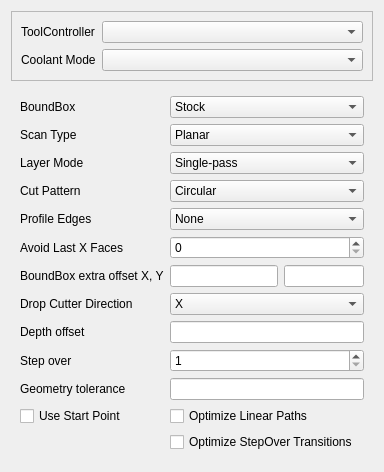
<?xml version="1.0" encoding="UTF-8"?>
<ui version="4.0">
 <class>Form</class>
 <widget class="QWidget" name="Form">
  <property name="geometry">
   <rect>
    <x>0</x>
    <y>0</y>
    <width>368</width>
    <height>442</height>
   </rect>
  </property>
  <property name="windowTitle">
   <string>Form</string>
  </property>
  <layout class="QGridLayout" name="gridLayout_2">
   <item row="0" column="0">
    <widget class="QFrame" name="frame_2">
     <property name="frameShape">
      <enum>QFrame::StyledPanel</enum>
     </property>
     <property name="frameShadow">
      <enum>QFrame::Raised</enum>
     </property>
     <layout class="QFormLayout" name="formLayout">
      <item row="0" column="0">
       <widget class="QLabel" name="toolController_label">
        <property name="text">
         <string>ToolController</string>
        </property>
       </widget>
      </item>
      <item row="0" column="1">
       <widget class="QComboBox" name="toolController">
        <property name="toolTip">
         <string>&lt;html&gt;&lt;head/&gt;&lt;body&gt;&lt;p&gt;The tool and its settings to be used for this operation.&lt;/p&gt;&lt;/body&gt;&lt;/html&gt;</string>
        </property>
       </widget>
      </item>
      <item row="1" column="0">
       <widget class="QLabel" name="coolantController_label">
        <property name="text">
         <string>Coolant Mode</string>
        </property>
       </widget>
      </item>
      <item row="1" column="1">
       <widget class="QComboBox" name="coolantController">
        <property name="toolTip">
         <string>&lt;html&gt;&lt;head/&gt;&lt;body&gt;&lt;p&gt;The tool and its settings to be used for this operation.&lt;/p&gt;&lt;/body&gt;&lt;/html&gt;</string>
        </property>
       </widget>
      </item>
     </layout>
    </widget>
   </item>
   <item row="1" column="0">
    <widget class="QWidget" name="widget" native="true">
     <layout class="QGridLayout" name="gridLayout">
      <item row="3" column="0">
       <widget class="QLabel" name="cutPattern_label">
        <property name="text">
         <string>Cut Pattern</string>
        </property>
       </widget>
      </item>
      <item row="12" column="0">
       <widget class="QLabel" name="geometryTolerance_label">
        <property name="text">
         <string>Geometry tolerance</string>
        </property>
       </widget>
      </item>
      <item row="6" column="1" colspan="2">
       <layout class="QHBoxLayout" name="horizontalLayout">
        <item>
         <widget class="Gui::InputField" name="boundBoxExtraOffsetX">
          <property name="sizePolicy">
           <sizepolicy hsizetype="Minimum" vsizetype="Preferred">
            <horstretch>0</horstretch>
            <verstretch>0</verstretch>
           </sizepolicy>
          </property>
          <property name="toolTip">
           <string>&lt;html&gt;&lt;head/&gt;&lt;body&gt;&lt;p&gt;Additional offset to the selected bounding box along the X axis.&quot;&lt;/p&gt;&lt;/body&gt;&lt;/html&gt;</string>
          </property>
          <property name="unit" stdset="0">
           <string notr="true">mm</string>
          </property>
         </widget>
        </item>
        <item>
         <widget class="Gui::InputField" name="boundBoxExtraOffsetY">
          <property name="toolTip">
           <string>&lt;html&gt;&lt;head/&gt;&lt;body&gt;&lt;p&gt;Additional offset to the selected bounding box along the Y axis.&quot;&lt;/p&gt;&lt;/body&gt;&lt;/html&gt;</string>
          </property>
          <property name="unit" stdset="0">
           <string notr="true">mm</string>
          </property>
         </widget>
        </item>
       </layout>
      </item>
      <item row="12" column="1" colspan="2">
       <widget class="Gui::InputField" name="geometryTolerance">
        <property name="toolTip">
         <string>&lt;html&gt;&lt;head/&gt;&lt;body&gt;&lt;p&gt;Set the geometry
             tolerance for this operation. Very small values (less than 0.01mm) quickly increase processing time.&lt;/p&gt;&lt;/body&gt;&lt;/html&gt;</string>
        </property>
        <property name="unit" stdset="0">
         <string notr="true">mm</string>
        </property>
       </widget>
      </item>
      <item row="14" column="1">
       <widget class="QCheckBox" name="optimizeEnabled">
        <property name="toolTip">
         <string>&lt;html&gt;&lt;head/&gt;&lt;body&gt;&lt;p&gt;Enable optimization of linear paths (co-linear points). Removes unnecessary co-linear points from G-Code output.&lt;/p&gt;&lt;/body&gt;&lt;/html&gt;</string>
        </property>
        <property name="text">
         <string>Optimize Linear Paths</string>
        </property>
       </widget>
      </item>
      <item row="0" column="0">
       <widget class="QLabel" name="boundBoxSelect_label">
        <property name="text">
         <string>BoundBox</string>
        </property>
       </widget>
      </item>
      <item row="0" column="1" colspan="2">
       <widget class="QComboBox" name="boundBoxSelect">
        <property name="toolTip">
         <string>&lt;html&gt;&lt;head/&gt;&lt;body&gt;&lt;p&gt;Select the overall boundary for the operation.&lt;/p&gt;&lt;/body&gt;&lt;/html&gt;</string>
        </property>
        <item>
         <property name="text">
          <string>Stock</string>
         </property>
        </item>
        <item>
         <property name="text">
          <string>BaseBoundBox</string>
         </property>
        </item>
       </widget>
      </item>
      <item row="15" column="1">
       <widget class="QCheckBox" name="optimizeStepOverTransitions">
        <property name="toolTip">
         <string>&lt;html&gt;&lt;head/&gt;&lt;body&gt;&lt;p&gt;Enable separate optimization of transitions between, and breaks within, each step over path.&lt;/p&gt;&lt;/body&gt;&lt;/html&gt;</string>
        </property>
        <property name="text">
         <string>Optimize StepOver Transitions</string>
        </property>
       </widget>
      </item>
      <item row="4" column="1" colspan="2">
       <widget class="QComboBox" name="profileEdges">
        <property name="toolTip">
         <string>&lt;html&gt;&lt;head/&gt;&lt;body&gt;&lt;p&gt;Profile the edges of the selection.&lt;/p&gt;&lt;/body&gt;&lt;/html&gt;</string>
        </property>
        <item>
         <property name="text">
          <string>None</string>
         </property>
        </item>
        <item>
         <property name="text">
          <string>Only</string>
         </property>
        </item>
        <item>
         <property name="text">
          <string>First</string>
         </property>
        </item>
        <item>
         <property name="text">
          <string>Last</string>
         </property>
        </item>
       </widget>
      </item>
      <item row="10" column="0">
       <widget class="QLabel" name="stepOver_label">
        <property name="text">
         <string>Step over</string>
        </property>
       </widget>
      </item>
      <item row="3" column="1" colspan="2">
       <widget class="QComboBox" name="cutPattern">
        <property name="toolTip">
         <string>&lt;html&gt;&lt;head/&gt;&lt;body&gt;&lt;p&gt;Set the geometric clearing pattern to use for the operation.&lt;/p&gt;&lt;/body&gt;&lt;/html&gt;</string>
        </property>
        <item>
         <property name="text">
          <string>Circular</string>
         </property>
        </item>
        <item>
         <property name="text">
          <string>CircularZigZag</string>
         </property>
        </item>
        <item>
         <property name="text">
          <string>Line</string>
         </property>
        </item>
        <item>
         <property name="text">
          <string>Offset</string>
         </property>
        </item>
        <item>
         <property name="text">
          <string>Spiral</string>
         </property>
        </item>
        <item>
         <property name="text">
          <string>ZigZag</string>
         </property>
        </item>
       </widget>
      </item>
      <item row="1" column="1" colspan="2">
       <widget class="QComboBox" name="scanType">
        <property name="toolTip">
         <string>&lt;html&gt;&lt;head/&gt;&lt;body&gt;&lt;p&gt;Planar: Flat, 3D surface scan.  Rotational: 4th-axis rotational scan.&lt;/p&gt;&lt;/body&gt;&lt;/html&gt;</string>
        </property>
        <item>
         <property name="text">
          <string>Planar</string>
         </property>
        </item>
        <item>
         <property name="text">
          <string>Rotational</string>
         </property>
        </item>
       </widget>
      </item>
      <item row="6" column="0">
       <widget class="QLabel" name="boundBoxExtraOffset_label">
        <property name="text">
         <string>BoundBox extra offset X, Y</string>
        </property>
       </widget>
      </item>
      <item row="9" column="0">
       <widget class="QLabel" name="depthOffset_label">
        <property name="text">
         <string>Depth offset</string>
        </property>
       </widget>
      </item>
      <item row="2" column="1" colspan="2">
       <widget class="QComboBox" name="layerMode">
        <property name="toolTip">
         <string>&lt;html&gt;&lt;head/&gt;&lt;body&gt;&lt;p&gt;Complete the operation in a single pass at depth, or mulitiple passes to final depth.&lt;/p&gt;&lt;/body&gt;&lt;/html&gt;</string>
        </property>
        <item>
         <property name="text">
          <string>Single-pass</string>
         </property>
        </item>
        <item>
         <property name="text">
          <string>Multi-pass</string>
         </property>
        </item>
       </widget>
      </item>
      <item row="2" column="0">
       <widget class="QLabel" name="layerMode_label">
        <property name="text">
         <string>Layer Mode</string>
        </property>
       </widget>
      </item>
      <item row="1" column="0">
       <widget class="QLabel" name="scanType_label">
        <property name="text">
         <string>Scan Type</string>
        </property>
       </widget>
      </item>
      <item row="8" column="1" colspan="2">
       <widget class="QComboBox" name="dropCutterDirSelect">
        <property name="toolTip">
         <string>&lt;html&gt;&lt;head/&gt;&lt;body&gt;&lt;p&gt;Dropcutter lines are created parallel to this axis.&lt;/p&gt;&lt;/body&gt;&lt;/html&gt;</string>
        </property>
        <item>
         <property name="text">
          <string>X</string>
         </property>
        </item>
        <item>
         <property name="text">
          <string>Y</string>
         </property>
        </item>
       </widget>
      </item>
      <item row="9" column="1" colspan="2">
       <widget class="Gui::InputField" name="depthOffset">
        <property name="toolTip">
         <string>&lt;html&gt;&lt;head/&gt;&lt;body&gt;&lt;p&gt;Set the Z-axis depth offset from the target surface.&lt;/p&gt;&lt;/body&gt;&lt;/html&gt;</string>
        </property>
        <property name="unit" stdset="0">
         <string notr="true">mm</string>
        </property>
       </widget>
      </item>
      <item row="8" column="0">
       <widget class="QLabel" name="dropCutterDirSelect_label">
        <property name="text">
         <string>Drop Cutter Direction</string>
        </property>
       </widget>
      </item>
      <item row="14" column="0">
       <widget class="QCheckBox" name="useStartPoint">
        <property name="toolTip">
         <string>&lt;html&gt;&lt;head/&gt;&lt;body&gt;&lt;p&gt;Make True, if specifying a Start Point&lt;/p&gt;&lt;/body&gt;&lt;/html&gt;</string>
        </property>
        <property name="text">
         <string>Use Start Point</string>
        </property>
       </widget>
      </item>
      <item row="5" column="1" colspan="2">
       <widget class="QSpinBox" name="avoidLastX_Faces">
        <property name="toolTip">
         <string>&lt;html&gt;&lt;head/&gt;&lt;body&gt;&lt;p&gt;Avoid cutting the last 'N' faces in the Base Geometry list of selected faces.&lt;/p&gt;&lt;/body&gt;&lt;/html&gt;</string>
        </property>
       </widget>
      </item>
      <item row="4" column="0">
       <widget class="QLabel" name="profileEdges_label">
        <property name="text">
         <string>Profile Edges</string>
        </property>
       </widget>
      </item>
      <item row="5" column="0">
       <widget class="QLabel" name="avoidLastX_Faces_label">
        <property name="text">
         <string>Avoid Last X Faces</string>
        </property>
       </widget>
      </item>
      <item row="10" column="1" colspan="2">
       <widget class="QSpinBox" name="stepOver">
        <property name="toolTip">
         <string>&lt;html&gt;&lt;head/&gt;&lt;body&gt;&lt;p&gt;The amount by which the tool is laterally displaced on each cycle of the pattern, specified in percent of the tool diameter.&lt;/p&gt;&lt;p&gt;A step over of 100% results in no overlap between two different cycles.&lt;/p&gt;&lt;/body&gt;&lt;/html&gt;</string>
        </property>
        <property name="minimum">
         <number>1</number>
        </property>
        <property name="maximum">
         <number>100</number>
        </property>
       </widget>
      </item>
     </layout>
    </widget>
   </item>
   <item row="2" column="0">
    <spacer name="verticalSpacer">
     <property name="orientation">
      <enum>Qt::Vertical</enum>
     </property>
     <property name="sizeHint" stdset="0">
      <size>
       <width>20</width>
       <height>40</height>
      </size>
     </property>
    </spacer>
   </item>
  </layout>
 </widget>
 <customwidgets>
  <customwidget>
   <class>Gui::InputField</class>
   <extends>QLineEdit</extends>
   <header>Gui/InputField.h</header>
  </customwidget>
 </customwidgets>
 <resources/>
 <connections/>
</ui>
